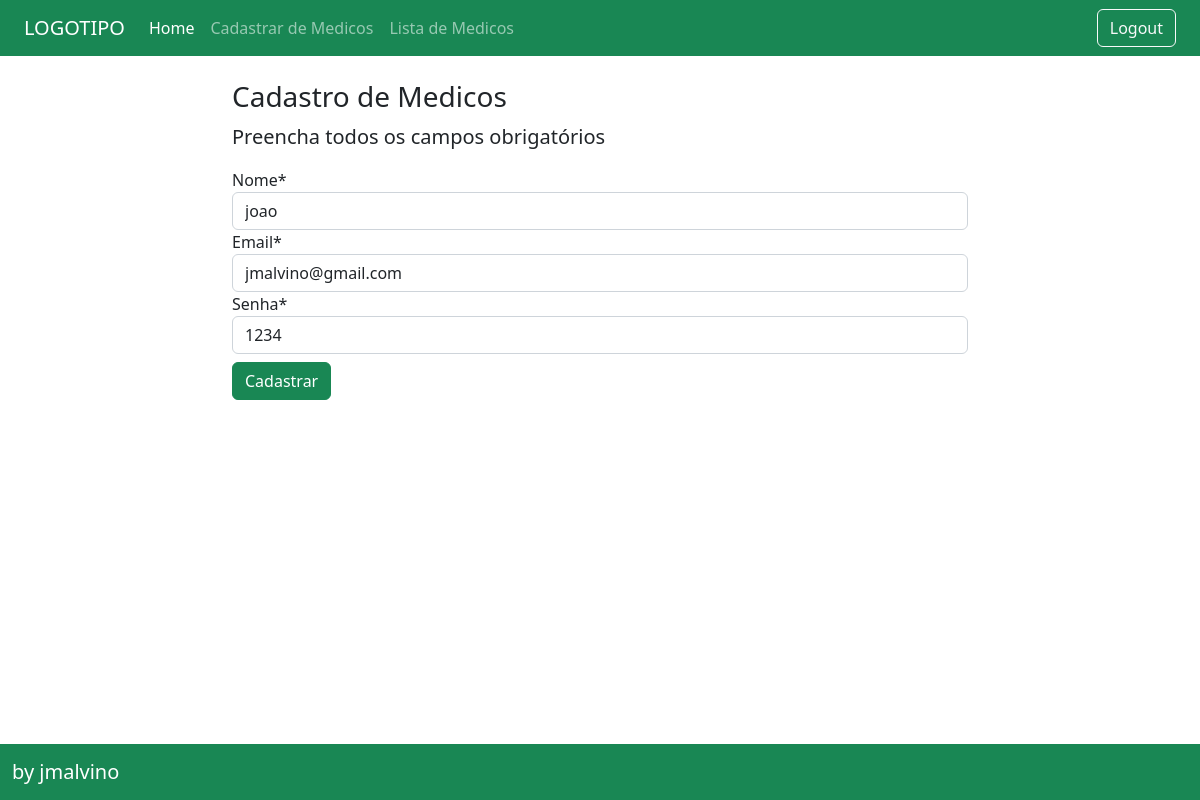
The page /medicos/editar/medicos/1/ (signed in) on the database its author committed.
### medicos/models.py (models this page shows, shortened)
class Medicos(models.Model):
    nome = models.CharField(max_length=255)
    email = models.CharField(max_length=100)
    senha = models.CharField(max_length=100)
    dataDeCriacao = models.DateTimeField(auto_now_add=True)

### medicos/views.py (the view)
# urls.py: path('editar/medicos/<int:pk>/', MedicosUpdate.as_view(), name="editar-medicos"),
class MedicosUpdate(UpdateView):
    model = Medicos
    fields = ['nome','email','senha']
    template_name: 'medicos/medicos_form.html'
    success_url = reverse_lazy('listar-medicos')

### medicos/templates/medicos/medicos_form.html (shortened to what this page needs)
{% extends 'medicos/base.html' %}
{% load crispy_forms_tags %}
{%block conteudo %}
<br>
<h3>Cadastro de Medicos</h3>
<p class='lead'>
    Preencha todos os campos obrigatórios
</p>
{% if request.user.is_authenticated %}
<form action ="" method="post">
    {{ form|crispy}}
    <button type="submit" class="btn btn-success mt-2"> Cadastrar </button>
</form>
{% endif %}
{% endblock %}

### rows shown on the page
Medicos: nome "joao", email "jmalvino@gmail.com", senha "1234"
